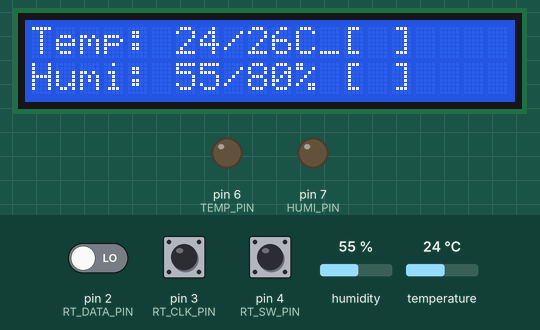
This sketch was run on a simulated Arduino Uno, built with avr-gcc and run on an emulated ATmega328P. Parts: 20×2 character LCD, output pins drawn as LEDs (lit = HIGH). The inputs (shaded band) are chosen by the test bench; at power-on: humidity 55 %, pin 4 (RT_SW_PIN) HIGH, temperature 24 °C, pin 2 (RT_DATA_PIN) LOW, pin 3 (RT_CLK_PIN) HIGH. What the sketch prints to the serial monitor is not drawn.

Above: at 2.2 s.
2.3 s: humidity set to 70 %
At 3.43 s:
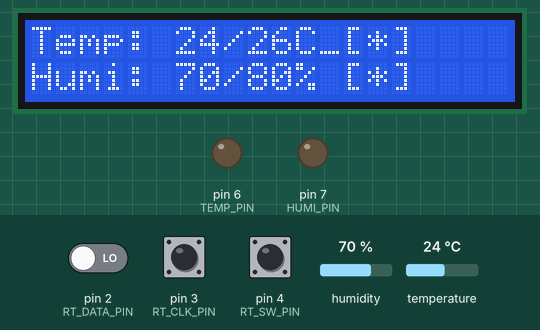
4.7 s: humidity set to 73 %
At 5.54 s:
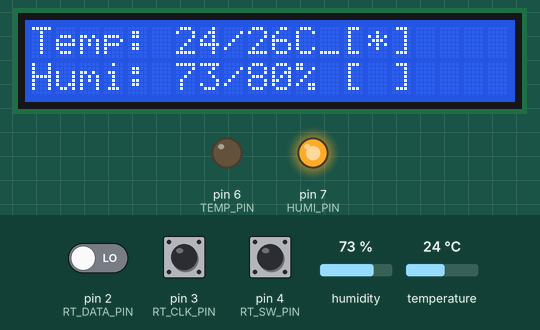
7.2 s: pin 4 (RT_SW_PIN) pulled LOW for 0.15 s
At 7.52 s:
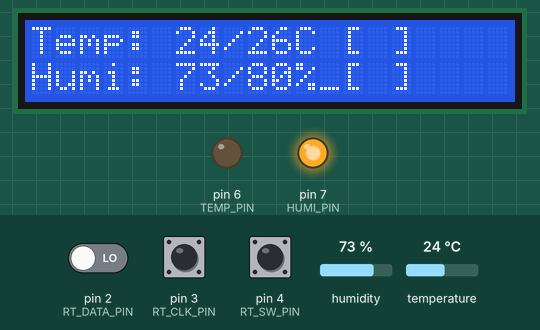
9.3 s: humidity set to 22 %
At 9.76 s:
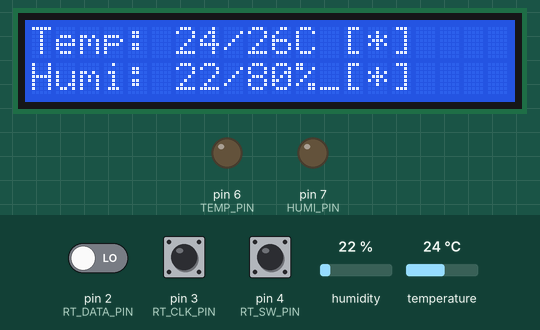
11.4 s: temperature set to 25.6 °C
At 11.73 s:
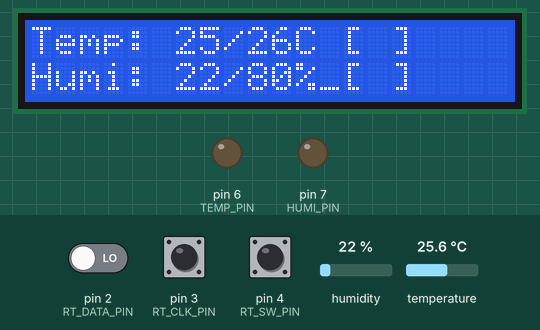
13.1 s: temperature set to 26.4 °C
At 13.97 s:
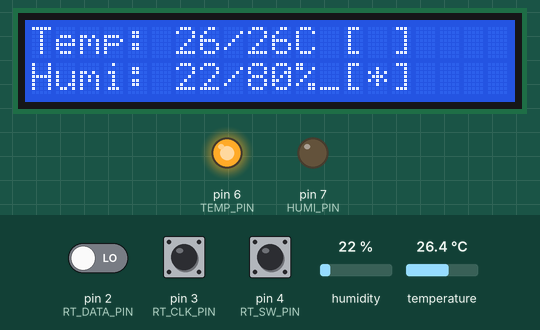
Timing chart, 0 to 16.1 s (numbered marks = the images above; inputs shaded):
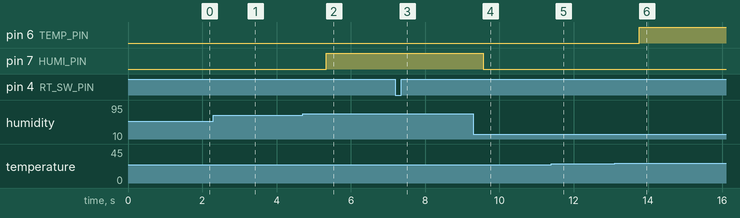

Measured:
- the behaviour switches between 71 and 72 % on humidity (found by bisection; images 1 and 2)
- the behaviour switches between 25.9 and 26 °C on temperature (found by bisection; images 5 and 6)
- after the input at 2.3 s, the display: first differs from a run without the input after 0.94 s (image 1 shows a later state)
- after the input at 4.7 s, pin 7 (HUMI_PIN): LOW → HIGH after 0.64 s; the display: first differs from a run without the input after 0.65 s (image 2 shows a later state)
- after the input at 7.2 s, the display: first differs from a run without the input after 0.25 s (image 3)
- after the input at 9.3 s, pin 7 (HUMI_PIN): HIGH → LOW after 0.26 s; the display: first differs from a run without the input after 0.26 s (image 4 shows a later state)
- after the input at 11.4 s, the display: first differs from a run without the input after 0.27 s (image 5)
- after the input at 13.1 s, pin 6 (TEMP_PIN): LOW → HIGH after 0.66 s; the display: first differs from a run without the input after 0.68 s (image 6 shows a later state)

The sketch:

TempHumController_v2.ino
```cpp
//YWROBOT
//Compatible with the Arduino IDE 1.0
//Library version:1.1
#include <Wire.h>
#include <LiquidCrystal_I2C.h>

#include "DHT.h"

// INPUT / OUTPUT 핀 설정
#define DHTPIN 8        // SDA 핀의 설정
#define DHTTYPE DHT22   // DHT22 (AM2302) 센서종류 설정

#define TEMP_PIN 6  // 온도 히터
#define HUMI_PIN 7  // 가습기 히터

#define TEMPERATE_SETTING_MODE 0
#define HUMIDITY_SETTING_MODE  1

// Rotary Encoder Pin Assign
#define RT_SW_PIN 4   // Rotary Push Button Pin #
#define RT_DATA_PIN 2 // Data Pin #
#define RT_CLK_PIN 3  // Click Pin #

// 온도 및 습도 최소와 최대 설정치
#define TEMPE_MAX 50 // 온도 최대치
#define TEMPE_MIN 20 // 온도 최저치
#define HUMDT_MAX 95 // 습도 최대치
#define HUMDT_MIN 40 // 습도 최저치

#define HUMDT_PUZZY_CONST 0.9

// 함수 선언
LiquidCrystal_I2C lcd(0x27,20,2);  // set the LCD address to 0x27 for a 16 chars and 2 line display
DHT dht(DHTPIN, DHTTYPE); // DHT 온습도 센서

// S E T U P
//
void setup()
{
  lcd.init();                      // initialize the lcd
  //lcd.init();
  // Print a message to the LCD.
  lcd.backlight();
  lcd.setCursor(0,0);
  lcd.print("Temp & Humid CTL");
  lcd.setCursor(0,1);
  lcd.print("by winchild");

  delay (1000);

  // 히터 릴레이 초기화
  pinMode (TEMP_PIN, OUTPUT);
  pinMode (HUMI_PIN, OUTPUT);

  // 로터리 엔코더 값 초기화
  pinMode(RT_SW_PIN, INPUT);
  pinMode(RT_DATA_PIN, INPUT);
  pinMode(RT_CLK_PIN, INPUT);
  digitalWrite(RT_SW_PIN, HIGH);

  // 로터리 엔코더 값 입력시 인터럽트 함수 호출
  attachInterrupt(digitalPinToInterrupt(RT_DATA_PIN), serviceEncoderInterrupt, CHANGE);
  attachInterrupt(digitalPinToInterrupt(RT_CLK_PIN), serviceEncoderInterrupt, CHANGE);

  Serial.begin(115200);
  Serial.println("Temperature Humidity Controller start!!!");

  dht.begin();
}

// 글로벌 변수
//
int TargetHumdt = 80; // target humidity
int TargetTempe = 26; // target temperature

int toggle = 0;

int RotaryValue = 26; // 로터리 엔코더 누적 값.
int prevRotaryValue = 26;
int SettingMode = TEMPERATE_SETTING_MODE;

// 메인루프
//
void loop() {

  double Distance;

  // 센서의 온도와 습도를 읽어온다.
  int Humdt = dht.readHumidity();
  int Tempe = dht.readTemperature();

  //Serial.print("Temperature:"); Serial.print(t); Serial.print("C Target: "); Serial.print(dt);
 // Serial.print("% Adjust: "); Serial.println(t_const);
 // Serial.print("Humidity:"); Serial.print(h); Serial.print("% Target: "); Serial.print(dh);
//  Serial.print("% Adjust: "); Serial.println(h_const);


  if (isnan(Tempe) || isnan(Humdt)) {
    //값 읽기 실패시 시리얼 모니터 출력
    //Serial.println("Failed to read from DHT");
    lcd.setCursor (0,0); lcd.print("Value Get Error");
  } else {

    // 온도 표시 LCD 출력
    lcd.setCursor (0,0); lcd.print("Temp: ");lcd.print(Tempe);lcd.print("/");
    lcd.print(TargetTempe);

    if (SettingMode == TEMPERATE_SETTING_MODE) lcd.print ("C_[");
    else lcd.print ("C [");

    if (Tempe < TargetTempe) {
      digitalWrite (TEMP_PIN, LOW); // 히터 ON
      if (toggle) lcd.print("*");
      else lcd.print (" ");
    }
    else {
      digitalWrite (TEMP_PIN, HIGH); // 히터 OFF
      lcd.print(" ");
    }
    lcd.print ("]");

    // 습도 표시 LCD 출력
    lcd.setCursor (0,1); lcd.print("Humi: ");lcd.print(Humdt);lcd.print("/");lcd.print(TargetHumdt);
    if (SettingMode == HUMIDITY_SETTING_MODE) lcd.print ("%_[");
    else lcd.print ("% [");
    if (Humdt < TargetHumdt) {
      // Puzzy Theary
      Distance = (double) Humdt / (double) TargetHumdt;
      //Serial.println (Distance);
      if (Distance < HUMDT_PUZZY_CONST)
      {
        digitalWrite (HUMI_PIN, LOW);  // 가습히터 ON
        if (toggle) lcd.print("*");
        else lcd.print(" ");
      }
      else
      {
        digitalWrite (HUMI_PIN, HIGH);
        lcd.print(" ");
      }
    }
    else {
      digitalWrite (HUMI_PIN, HIGH);  // 가습히터 OFF
      lcd.print(" ");
    }
    lcd.print ("]");

  }

  // 깜박임을 표시하기 위한 토글 플래그
  if (toggle) toggle = 0;
  else toggle = 1;

  // 로터리 엔코더 푸쉬버튼
  if (LOW == digitalRead (RT_SW_PIN))
  {
    if (SettingMode == HUMIDITY_SETTING_MODE)
    {
      SettingMode = TEMPERATE_SETTING_MODE;
      prevRotaryValue = RotaryValue = TargetTempe;
    }
    else
    {
      SettingMode = HUMIDITY_SETTING_MODE;
      prevRotaryValue = RotaryValue = TargetHumdt;
    }
  }

  // 로터리엔코더 값이 변했는지 확인
  if (prevRotaryValue != RotaryValue)
  {
    if (SettingMode == HUMIDITY_SETTING_MODE)
    {
      if (RotaryValue >= HUMDT_MIN && RotaryValue <= HUMDT_MAX)
      {
        TargetHumdt = RotaryValue;
        prevRotaryValue = RotaryValue;
      }
    }
    else
    {
      if (RotaryValue >= TEMPE_MIN && RotaryValue <= TEMPE_MAX)
      {
        TargetTempe = RotaryValue;
        prevRotaryValue = RotaryValue;
      }
    }
    //Serial.println(prevRotaryValue);
  }
  delay(100);
}


// 인코더 값을 읽어오기
//
void serviceEncoderInterrupt ()
{
  static int oldA = LOW;
  static int oldB = LOW;
  int rValue = 0;

  int A = digitalRead(RT_DATA_PIN);
  int B = digitalRead(RT_CLK_PIN);

 if (A != oldA || B != oldB)
 {
   if (oldA == LOW && A == HIGH)
   {
     if (oldB == HIGH) rValue = 1;
     else rValue = -1;
   }
 }
 oldA = A;
 oldB = B;

 if (rValue != 0) RotaryValue += rValue;
}
```
